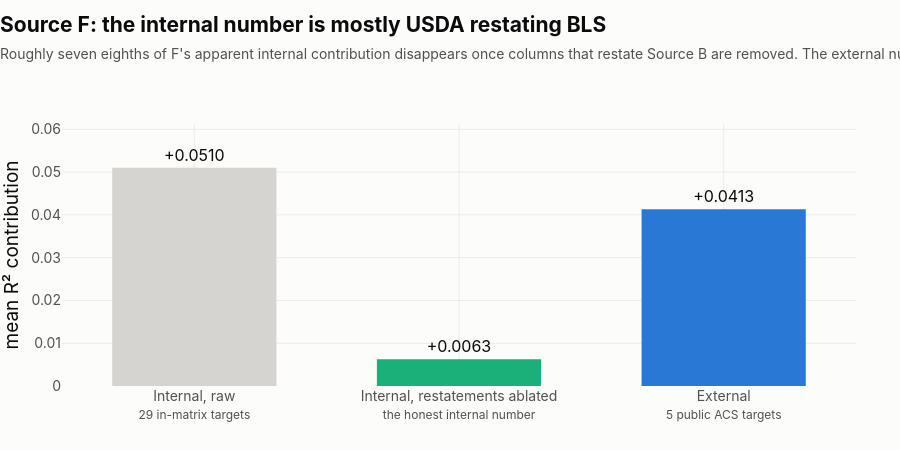

Notebook code for this chart:
### Markdown cell above
---

## 3. Two pillars moved

### Source F — kept, on a test it could have failed

F was flagged as the pillar falling short, for a real reason: its one strong
relationship in the whole 15-pair sweep was against Source D freight tonnage,
**r = 0.495 raw — the largest raw effect anywhere in that sweep — collapsing to
r = −0.057 once county size is controlled.** The apparent link was population
riding along in both variables.

The resolution on file was to keep F and reclassify it as a "structural anchor,"
justified by what county typology definitionally *is* rather than by measured
performance. That was a rationalisation, and it was withdrawn.

**What replaced it.** The status doc named the fairer test itself — does F explain
residual variance once B/C/D/E are already in the model — and that test was run. F
contributes **+0.0413**, second of the six, positive on 5 of 5 targets and above
the noise floor on 5 of 5, where the largest contribution any shuffled block
produced anywhere was +0.0031.

**Both facts travel together.** F still fails the pairwise hub test. It passed the
residual-variance test that was pre-registered for it. The first instrument was
wrong for a categorical structural variable, and that was said before the numbers
existed, not after.

### Code cell
fb = blk["by_block"]["F"]
# Headline external figure, not the `_no_ametro` robustness variant — see the
# comment on the section 2 figure.
f_ext = ext["drop_one"]["size_emacro_drop_F"]["mean_contribution_ablated"]
bars = [
    ("Internal, raw<br><span style='font-size:12px'>29 in-matrix targets</span>",
     fb["mean_lift"], MUTED),
    ("Internal, restatements ablated<br><span style='font-size:12px'>the honest internal number</span>",
     fb["mean_lift_ablated"], AQUA),
    ("External<br><span style='font-size:12px'>5 public ACS targets</span>",
     f_ext, BLUE),
]
fig = go.Figure(go.Bar(
    x=[b[0] for b in bars], y=[b[1] for b in bars],
    marker_color=[b[2] for b in bars],
    text=[f"{b[1]:+.4f}" for b in bars], textposition="outside",
    textfont=dict(size=16), cliponaxis=False,
    hovertemplate="%{x}<br>%{y:+.4f}<extra></extra>", showlegend=False,
))
style(fig,
      "Source F: the internal number is mostly USDA restating BLS",
      "Roughly seven eighths of F's apparent internal contribution disappears once "
      "columns that restate Source B are removed. The external number does not move.",
      height=450, legend=False)
fig.update_yaxes(title="mean R² contribution", tickformat="+.3f",
                 range=[0, max(b[1] for b in bars) * 1.2])
fig.show()

### Figure 1 — Plotly figure (JSON) as saved in the notebook; plotly's stock layout.template omitted (floating-point values rounded to 4 significant figures)
{"data": [{"cliponaxis": false, "hovertemplate": "%{x}<br>%{y:+.4f}<extra></extra>", "marker": {"color": ["#d5d4d0", "#1baf7a", "#2a78d6"]}, "showlegend": false, "text": ["+0.0510", "+0.0063", "+0.0413"], "textfont": {"size": 16}, "textposition": "outside", "type": "bar", "x": ["Internal, raw<br><span style='font-size:12px'>29 in-matrix targets</span>", "Internal, restatements ablated<br><span style='font-size:12px'>the honest internal number</span>", "External<br><span style='font-size:12px'>5 public ACS targets</span>"], "y": [0.05104, 0.006272, 0.04131]}], "layout": {"bargap": 0.34, "bargroupgap": 0.06, "font": {"color": "#0b0b0b", "family": "-apple-system, BlinkMacSystemFont, Segoe UI, Helvetica, Arial, sans-serif", "size": 16}, "height": 450, "hoverlabel": {"bgcolor": "white", "bordercolor": "#ecebe6", "font": {"family": "-apple-system, BlinkMacSystemFont, Segoe UI, Helvetica, Arial, sans-serif", "size": 14}}, "legend": {"bgcolor": "rgba(0,0,0,0)", "font": {"color": "#52514e", "size": 14}, "orientation": "h", "x": 0, "y": -0.2, "yanchor": "top"}, "margin": {"b": 64, "l": 12, "r": 44, "t": 124}, "paper_bgcolor": "#fcfcfb", "plot_bgcolor": "#fcfcfb", "showlegend": false, "title": {"font": {"color": "#0b0b0b", "size": 21}, "text": "<b>Source F: the internal number is mostly USDA restating BLS</b><br><span style='font-size:14px;color:#52514e'>Roughly seven eighths of F's apparent internal contribution disappears once columns that restate Source B are removed. The external number does not move.</span>", "x": 0, "xanchor": "left", "y": 0.93, "yanchor": "top"}, "uniformtext": {"minsize": 11, "mode": "hide"}, "xaxis": {"automargin": true, "gridcolor": "#ecebe6", "gridwidth": 1, "showgrid": true, "showline": false, "tickfont": {"color": "#52514e", "size": 14}, "ticks": "", "title": {"font": {"color": "#52514e", "size": 14.5}}, "zeroline": false}, "yaxis": {"automargin": true, "gridcolor": "#ecebe6", "gridwidth": 1, "range": [0, 0.06124], "showgrid": true, "showline": false, "tickfont": {"color": "#52514e", "size": 14}, "tickformat": "+.3f", "ticks": "", "title": {"text": "mean R² contribution"}, "zeroline": false}}}
